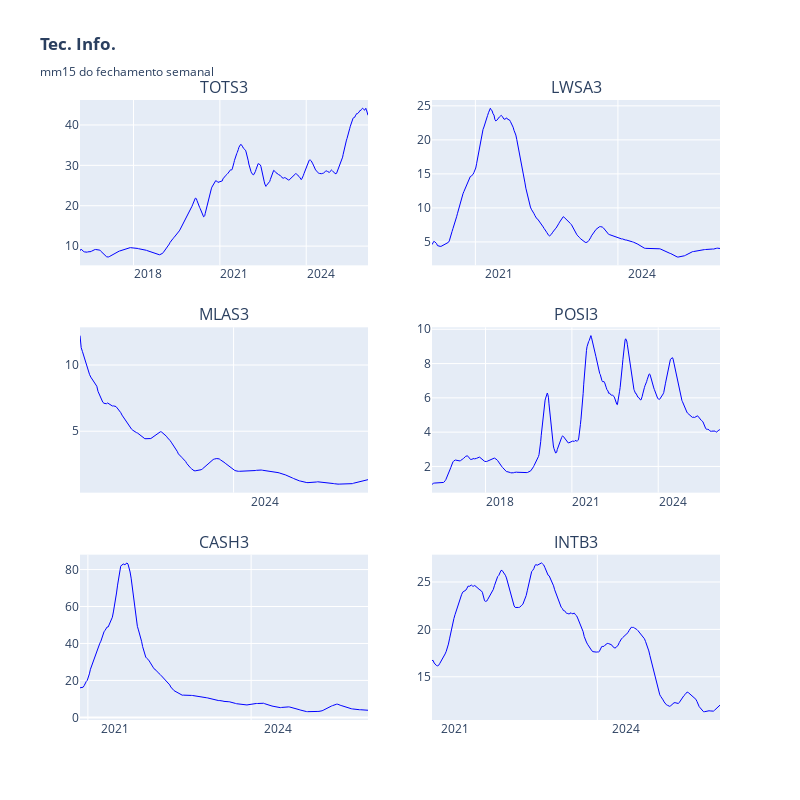

Source (notebook cell):
### Code cell
# grafico
height=800
width=800

mma = 15
fig = make_subplots(
    rows=math.ceil(len(tickers)/2), cols=2, shared_xaxes=False, 
    subplot_titles=tickers,  
    vertical_spacing=0.1
)

for i, ticker in enumerate(tickers):
    df = data_dict[ticker][('Close', ticker+".SA")]  
    avg = df.rolling(window=mma, min_periods=1).mean()
    
    row = (i // 2) + 1
    col = (i % 2) + 1

    fig.add_trace(go.Scatter(
        x=df.index, y=avg, mode='lines',
        line=dict(color='blue', width=1),
        name="Média", showlegend=False), row=row, col=col)

fig.update_layout(title_text=f"<b>Tec. Info.</b><br><sub>mm{mma} do fechamento semanal</sub>",
                  height= height, width=width)
fig.update_xaxes(rangeslider_visible=False,
    tickformat="%Y",  # Mostrar apenas o ano
    dtick="M36",  # Intervalo de meses entre os ticks
    ticklabelmode="period"  # Coloca o rótulo no início do período)
)
fig.show()

### Figure 1 — Plotly figure (JSON) as saved in the notebook; plotly's stock layout.template omitted (floating-point values rounded to 4 significant figures; data arrays with more than 128 entries replaced by an {"elided": "..."} marker saying what was removed)
{"data": [{"line": {"color": "blue", "width": 1}, "mode": "lines", "name": "Média", "showlegend": false, "type": "scatter", "x": {"elided": "523 str values"}, "xaxis": "x", "y": {"elided": "523 float values"}, "yaxis": "y"}, {"line": {"color": "blue", "width": 1}, "mode": "lines", "name": "Média", "showlegend": false, "type": "scatter", "x": {"elided": "317 str values"}, "xaxis": "x2", "y": {"elided": "317 float values"}, "yaxis": "y2"}, {"line": {"color": "blue", "width": 1}, "mode": "lines", "name": "Média", "showlegend": false, "type": "scatter", "x": {"elided": "241 str values"}, "xaxis": "x3", "y": {"elided": "241 float values"}, "yaxis": "y3"}, {"line": {"color": "blue", "width": 1}, "mode": "lines", "name": "Média", "showlegend": false, "type": "scatter", "x": {"elided": "523 str values"}, "xaxis": "x4", "y": {"elided": "523 float values"}, "yaxis": "y4"}, {"line": {"color": "blue", "width": 1}, "mode": "lines", "name": "Média", "showlegend": false, "type": "scatter", "x": {"elided": "277 str values"}, "xaxis": "x5", "y": {"elided": "277 float values"}, "yaxis": "y5"}, {"line": {"color": "blue", "width": 1}, "mode": "lines", "name": "Média", "showlegend": false, "type": "scatter", "x": {"elided": "264 str values"}, "xaxis": "x6", "y": {"elided": "264 float values"}, "yaxis": "y6"}], "layout": {"annotations": [{"font": {"size": 16}, "showarrow": false, "text": "TOTS3", "x": 0.225, "xanchor": "center", "xref": "paper", "y": 1, "yanchor": "bottom", "yref": "paper"}, {"font": {"size": 16}, "showarrow": false, "text": "LWSA3", "x": 0.775, "xanchor": "center", "xref": "paper", "y": 1, "yanchor": "bottom", "yref": "paper"}, {"font": {"size": 16}, "showarrow": false, "text": "MLAS3", "x": 0.225, "xanchor": "center", "xref": "paper", "y": 0.6333, "yanchor": "bottom", "yref": "paper"}, {"font": {"size": 16}, "showarrow": false, "text": "POSI3", "x": 0.775, "xanchor": "center", "xref": "paper", "y": 0.6333, "yanchor": "bottom", "yref": "paper"}, {"font": {"size": 16}, "showarrow": false, "text": "CASH3", "x": 0.225, "xanchor": "center", "xref": "paper", "y": 0.2667, "yanchor": "bottom", "yref": "paper"}, {"font": {"size": 16}, "showarrow": false, "text": "INTB3", "x": 0.775, "xanchor": "center", "xref": "paper", "y": 0.2667, "yanchor": "bottom", "yref": "paper"}], "height": 800, "title": {"text": "<b>Tec. Info.</b><br><sub>mm15 do fechamento semanal</sub>"}, "width": 800, "xaxis": {"anchor": "y", "domain": [0, 0.45], "dtick": "M36", "rangeslider": {"visible": false}, "tickformat": "%Y", "ticklabelmode": "period"}, "xaxis2": {"anchor": "y2", "domain": [0.55, 1], "dtick": "M36", "rangeslider": {"visible": false}, "tickformat": "%Y", "ticklabelmode": "period"}, "xaxis3": {"anchor": "y3", "domain": [0, 0.45], "dtick": "M36", "rangeslider": {"visible": false}, "tickformat": "%Y", "ticklabelmode": "period"}, "xaxis4": {"anchor": "y4", "domain": [0.55, 1], "dtick": "M36", "rangeslider": {"visible": false}, "tickformat": "%Y", "ticklabelmode": "period"}, "xaxis5": {"anchor": "y5", "domain": [0, 0.45], "dtick": "M36", "rangeslider": {"visible": false}, "tickformat": "%Y", "ticklabelmode": "period"}, "xaxis6": {"anchor": "y6", "domain": [0.55, 1], "dtick": "M36", "rangeslider": {"visible": false}, "tickformat": "%Y", "ticklabelmode": "period"}, "yaxis": {"anchor": "x", "domain": [0.7333, 1]}, "yaxis2": {"anchor": "x2", "domain": [0.7333, 1]}, "yaxis3": {"anchor": "x3", "domain": [0.3667, 0.6333]}, "yaxis4": {"anchor": "x4", "domain": [0.3667, 0.6333]}, "yaxis5": {"anchor": "x5", "domain": [0, 0.2667]}, "yaxis6": {"anchor": "x6", "domain": [0, 0.2667]}}}
